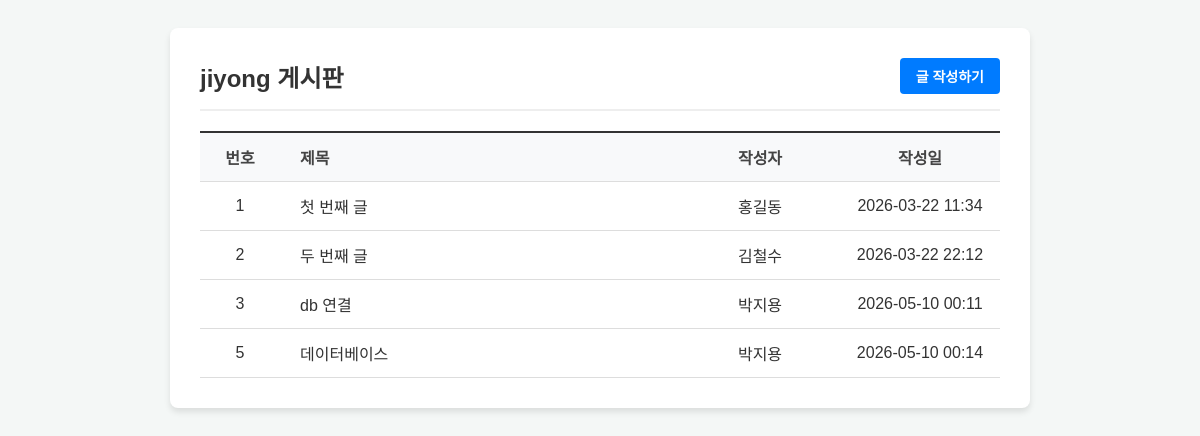
The page / on the database its author committed.
### tables this page shows
CREATE TABLE posts (
        id      INTEGER PRIMARY KEY AUTOINCREMENT,
        title   TEXT    NOT NULL,
        author  TEXT    NOT NULL,
        content TEXT    NOT NULL,
        date    TEXT    NOT NULL
    );

### app.py (the view)
@app.route('/')  # 데코레이터의 url'/'과 함수 hello_world()를 바인딩시켜서 사이트에 접속하면 함수 사용
def dashboard():
    conn = sqlite3.connect('board.db')
    conn.row_factory = sqlite3.Row  # 기본으로 받는 형태가 튜플이여서 딕셔너리로 바꾸기
    cursor = conn.cursor()
    cursor.execute('SELECT * FROM posts')
    rows = cursor.fetchall()
    conn.close()
    return render_template('index.html', posts=rows)

### templates/index.html (shortened to what this page needs)
<!DOCTYPE html>
<html lang="ko">
<head>
</head>
<body>
    <div class="container">
        <header class="page-header">
            <h1 class="page-title">jiyong 게시판</h1>
            <a href="/write" class="btn btn-write">글 작성하기</a>
        </header>
        <main>
            <table>
                <thead>
                    <tr>
                        <th class="col-id">번호</th>
                        <th class="col-title">제목</th>
                        <th class="col-author">작성자</th>
                        <th class="col-date">작성일</th>
                    </tr>
                </thead>
                <tbody>
                    {% for post in posts %}
                    <tr>
                        <td>{{ post.id }}</td>
                        <td class="col-title">
                            <a href="/post/{{ post.id }}">{{ post.title }}</a>
                        </td>
                        <td>{{ post.author }}</td>
                        <td>{{ post.date }}</td>
                    </tr>
                    {% endfor %}
                </tbody>
            </table>
        </main>
    </div>
</body>
</html>

### templates/index.html (style rules this page uses)
body { font-family: 'Malgun Gothic', sans-serif; background-color: #f4f7f6; padding: 20px; color: #333; }
.container { max-width: 800px; margin: 0 auto; background: #ffffff; padding: 30px; border-radius: 8px; box-shadow: 0 4px 6px rgba(0,0,0,0.1); }
.page-header { display: flex; justify-content: space-between; align-items: center; border-bottom: 2px solid #eee; padding-bottom: 15px; margin-bottom: 20px; }
.page-title { font-size: 24px; font-weight: bold; margin: 0; }
.btn { padding: 8px 16px; text-decoration: none; border-radius: 4px; font-size: 14px; cursor: pointer; border: none; display: inline-block; text-align: center; transition: opacity 0.3s; }
.btn-write { background-color: #007bff; color: white; font-weight: bold; }
table { width: 100%; border-collapse: collapse; margin-top: 10px; }
th, td { padding: 12px 10px; text-align: center; border-bottom: 1px solid #ddd; }
th { background-color: #f8f9fa; font-weight: bold; color: #444; border-top: 2px solid #333; }
.col-id { width: 10%; }
.col-title { width: 50%; text-align: left; padding-left: 20px; }
.col-author { width: 20%; }
.col-date { width: 20%; }
.col-title a { text-decoration: none; color: #333; }

### rows shown on the page
posts: id "1", title "첫 번째 글", author "홍길동", date "2026-03-22 11:34"
posts: id "2", title "두 번째 글", author "김철수", date "2026-03-22 22:12"
posts: id "3", title "db 연결", author "박지용", date "2026-05-10 00:11"
posts: id "5", title "데이터베이스", author "박지용", date "2026-05-10 00:14"
